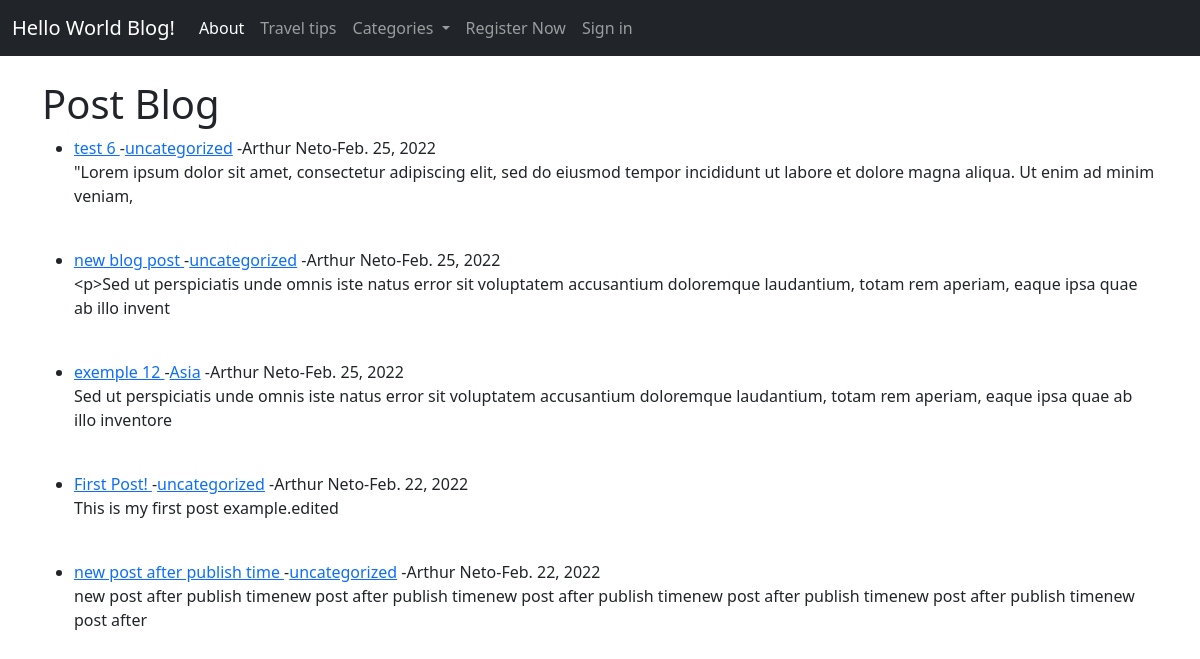
The app's page /, older data.
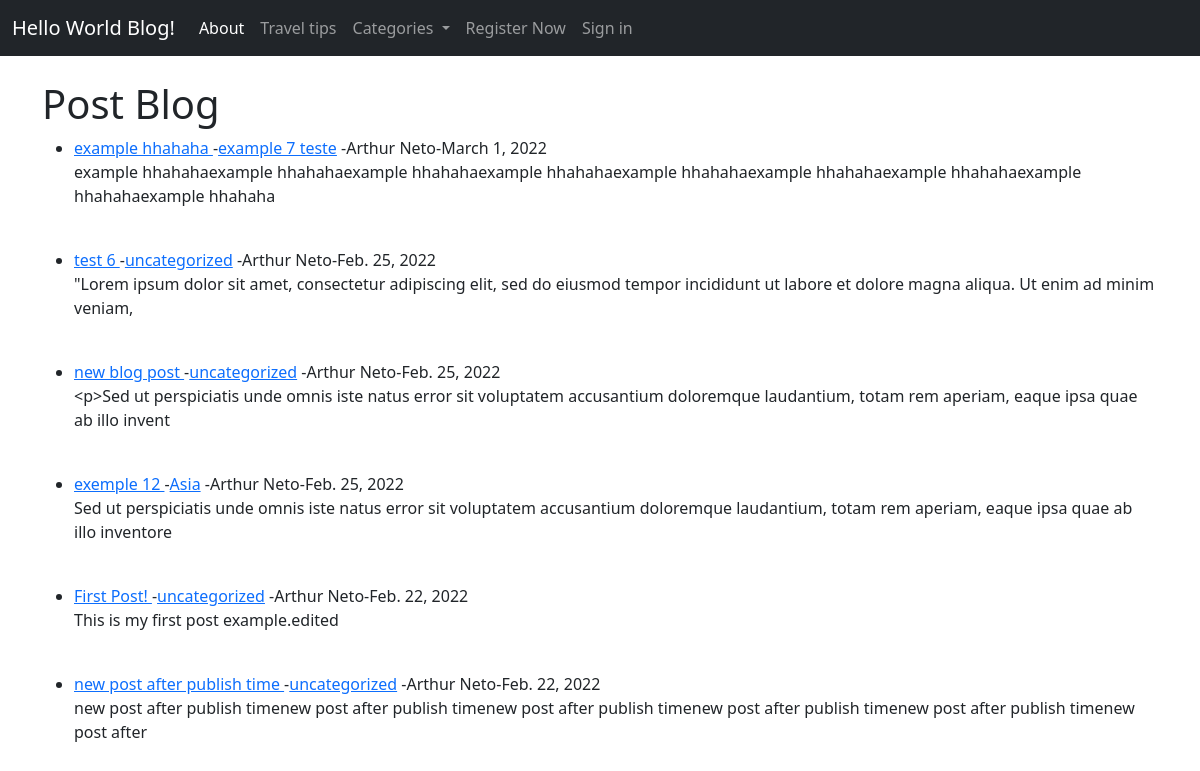
The same page, newer data.
### world/models.py (models this page shows, shortened)
class Post(models.Model):
    title = models.CharField(max_length=255)
    title_tag = models.CharField(max_length=255)
    author = models.ForeignKey(User, on_delete=models.CASCADE)
    category = models.CharField(max_length=255, default='uncategorized')
    body = models.TextField()
    publish_date =  models.DateField(auto_now_add=True)

### world/views.py (the view)
# urls.py: path('', IndexView.as_view(), name="index"),
class IndexView(ListView):
    model = Post
    template_name = 'index.html'
    ordering = ['-publish_date']
    caty = Category.objects.all()
    def get_context_data(self, *args, **kwargs):
        caty_menu = Category.objects.all()
        context = super(IndexView, self).get_context_data(*args, **kwargs)
        context["caty_menu"] = caty_menu
        return context

### world/models.py (called while the page is built)
    def __str__(self):
        return self.name

### world/templates/index.html (shortened to what this page needs)
{% extends 'base.html' %}
{% block content %}
<h1>Post Blog</h1>
<ul>
    {% for post in object_list %}
    <li><a href="{% url 'details-article' post.pk %}">
        {{ post.title }} </a>
        -<a href="{% url 'category' post.category|slugify %}">{{ post.category }}</a>
        -{{ post.author.first_name }} {{ post.author.last_name }}-{{ post.publish_date }}
        </small><br/>
        {{ post.body|slice:":150"|linebreaks  }}</li>
        <br/>
{% endfor%}
</ul>
{% endblock %}

Row changes from the older to the newer data that the page shows:
added Post: title "example hhahaha", category "example 7 teste", author.first_name "Arthur", author.last_name "Neto", publish_date "March 1, 2022", body "example hhahahaexample hhahahaexample hhahahaexample hhahahaexample hhahahaexample hhahahaexample hhahahaexample hhahahaexample hhahaha"
